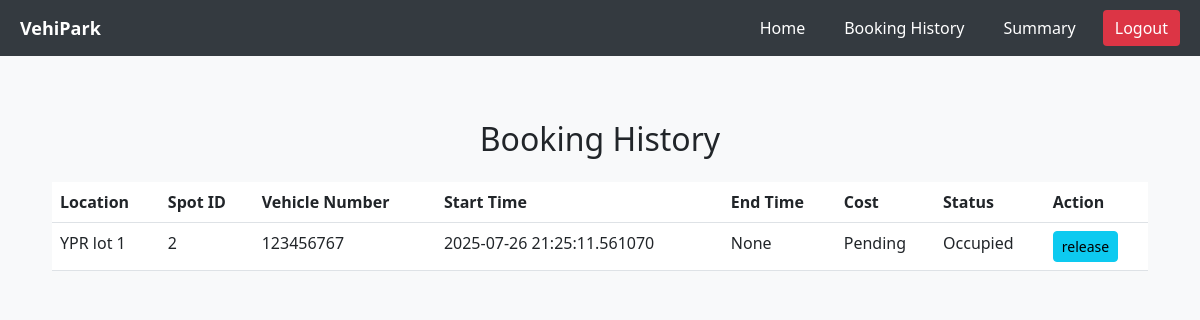
Before: /history (signed in) with the older database file.
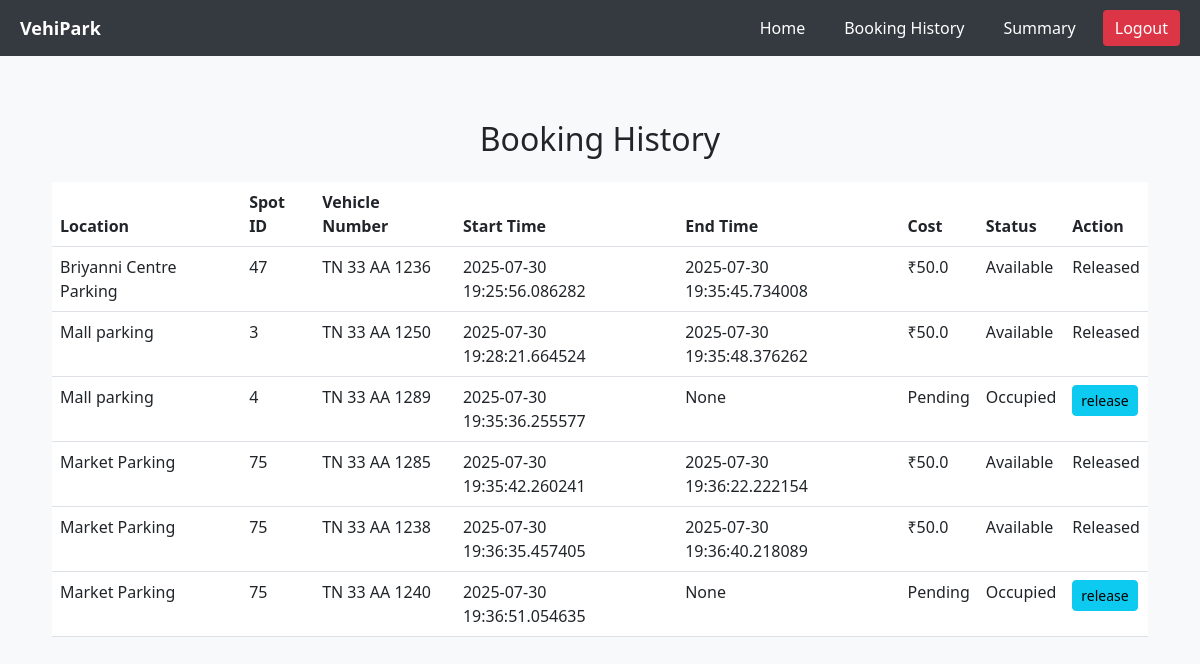
After: the same page with the newer database file.
### models.py (models this page shows)
class Booking(db.Model):
    __tablename__ = "booking"
    id = db.Column(db.Integer, primary_key=True)
    user_id = db.Column(db.Integer, db.ForeignKey("user.id"), nullable=False)
    spot_id = db.Column(db.Integer, db.ForeignKey("parkingSpot.id"), nullable=False)
    vehicle_number = db.Column(db.String(20), nullable=False)
    start_time = db.Column(db.DateTime, nullable=False)
    end_time = db.Column(db.DateTime, nullable=True)
    status = db.Column(db.String(20), nullable=False, default="O")
    parking_cost = db.Column(db.Float, nullable=False)
    user = db.relationship("User", back_populates="bookings")
    spot = db.relationship("parkingSpot", back_populates="bookings")

class Parking(db.Model):
    __tablename__ = "parking"
    id = db.Column(db.Integer, primary_key=True)
    primary_location_name = db.Column(db.String(20), nullable=False)
    address = db.Column(db.String(20), nullable=False)
    pin_code = db.Column(db.String(20), nullable=False)
    price = db.Column(db.Float, nullable=False)
    number_of_spots = db.Column(db.Integer, nullable=False)
    spots = db.relationship(
        "parkingSpot", back_populates="parking", cascade="all, delete-orphan"
    )

### controllers.py (the view)
@app.route("/history", methods=["GET", "POST"])
def history():
    if "username" not in session:
        return redirect(url_for("login"))
    bookings = Booking.query.filter_by(user_id=session["user_id"]).all()
    return render_template("booking_history.html", bookings=bookings)

### templates/booking_history.html (shortened to what this page needs)
{% extends 'user_base.html' %}
{% block content %}
<div class="container mt-4">
    <h2 class="mb-4 text-center">Booking History</h2>
    <table class="table table-hover">
        <thead>
            <tr>
                <th scope="col">Location</th>
                <th scope="col">Spot ID</th>
                <th scope="col">Vehicle Number</th>
                <th scope="col">Start Time</th>
                <th scope="col">End Time</th>
                <th scope="col">Cost</th>
                <th scope="col">Status</th>
                <th scope='col'>Action</th>
            </tr>
        </thead>
        <tbody>
            {% for booking in bookings %}
            <tr>
                <td>{{ booking.spot.parking.primary_location_name }}</td>
                <td>{{ booking.spot_id }}</td>
                <td>{{ booking.vehicle_number }}</td>
                <td>{{ booking.start_time }}</td>
                <td>{{ booking.end_time }}</td>
                <td>
                    {% if booking.status == 'Released' %}
                    ₹{{ booking.parking_cost }}
                    {% else %}
                    Pending
                    {% endif %}
                </td>
                <td>
                    {% if booking.status == 'O' %}
                    Occupied
                    {% else %}
                    Available
                    {% endif %}
                </td>
                <td>
                    {% if booking.status == 'Released' %}
                    Released
                    {% else %}
                    <a href="/release_booking/{{ booking.id }}" class="btn btn-info btn-sm">release</a>
                    {% endif %}
                </td>
            </tr>
            {% endfor %}
        </tbody>
    </table>
</div>
{% endblock %}

Changed rows visible on the page:
no longer on this page (row edited): Booking: spot.parking.primary_location_name "YPR lot 1", spot_id "2", vehicle_number "123456767", start_time "2025-07-26 21:25:11.561070", end_time "None", status "Pending"
added Booking: spot.parking.primary_location_name "Briyanni Centre Parking", spot_id "47", vehicle_number "TN 33 AA 1236", start_time "2025-07-30 19:25:56.086282", end_time "2025-07-30 19:35:45.734008", parking_cost "50.0", status "Available"
added Booking: spot.parking.primary_location_name "Mall parking", spot_id "3", vehicle_number "TN 33 AA 1250", start_time "2025-07-30 19:28:21.664524", end_time "2025-07-30 19:35:48.376262", parking_cost "50.0", status "Available"
added Booking: spot.parking.primary_location_name "Mall parking", spot_id "4", vehicle_number "TN 33 AA 1289", start_time "2025-07-30 19:35:36.255577", end_time "None", status "Pending"
added Booking: spot.parking.primary_location_name "Market Parking", spot_id "75", vehicle_number "TN 33 AA 1285", start_time "2025-07-30 19:35:42.260241", end_time "2025-07-30 19:36:22.222154", parking_cost "50.0", status "Available"
added Booking: spot.parking.primary_location_name "Market Parking", spot_id "75", vehicle_number "TN 33 AA 1238", start_time "2025-07-30 19:36:35.457405", end_time "2025-07-30 19:36:40.218089", parking_cost "50.0", status "Available"
added Booking: spot.parking.primary_location_name "Market Parking", spot_id "75", vehicle_number "TN 33 AA 1240", start_time "2025-07-30 19:36:51.054635", end_time "None", status "Pending"
